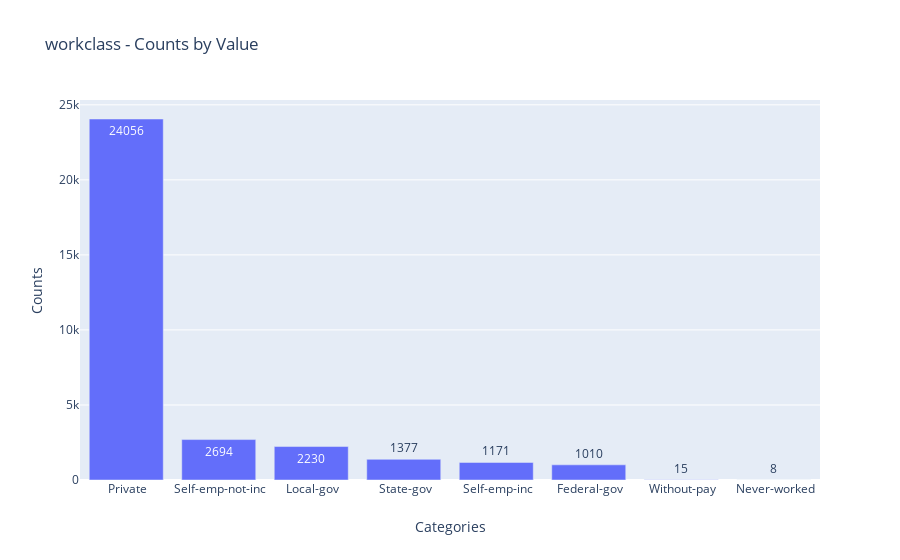
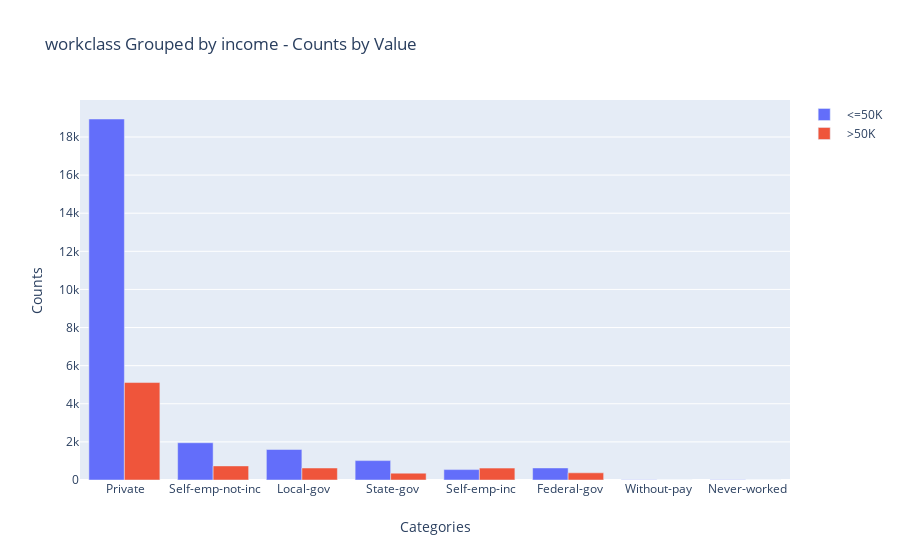
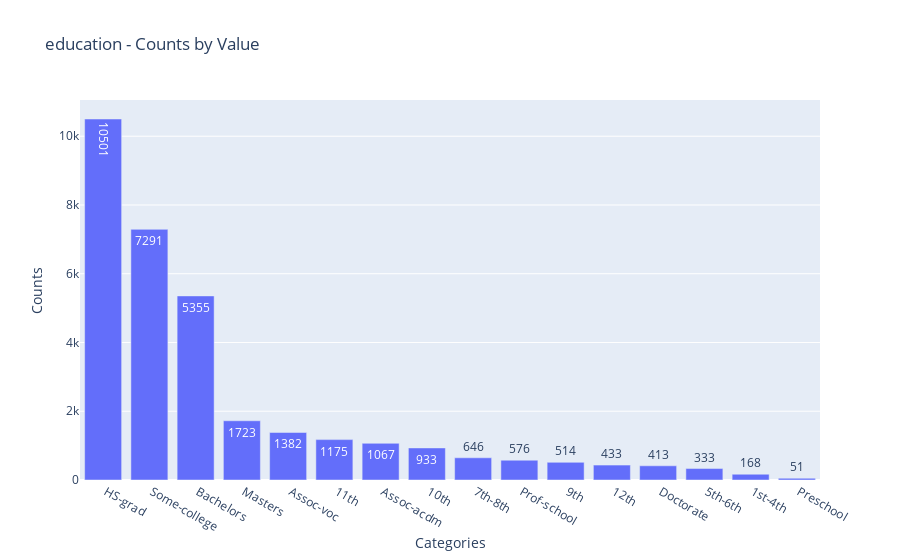
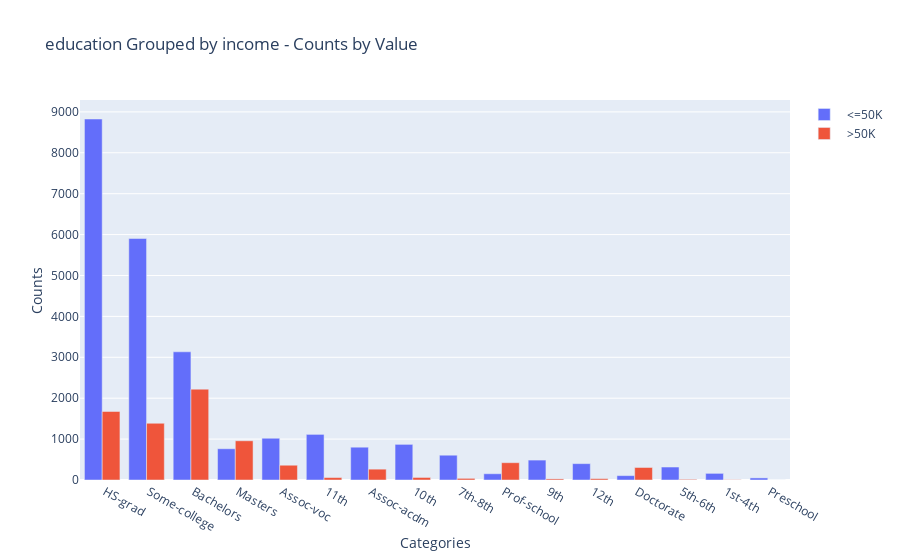

Source (notebook cell) for these figures, in order:
### Markdown cell above
__Categorical Attributes__

### Code cell
for feat in adult_df.drop('income', 1).select_dtypes('category'):
    bar_chart(adult_df, feat)
    grouped_bar_chart(adult_df, feat, 'income')
    print('\n')
    print('-' * 72)
    print('\n')

### Figure 1 — Plotly figure (JSON) as saved in the notebook; plotly's stock layout.template omitted (floating-point values rounded to 4 significant figures)
{"data": [{"text": ["24056", "2694", "2230", "1377", "1171", "1010", "15", "8"], "textposition": "auto", "type": "bar", "x": [" Private", " Self-emp-not-inc", " Local-gov", " State-gov", " Self-emp-inc", " Federal-gov", " Without-pay", " Never-worked"], "y": [24056, 2694, 2230, 1377, 1171, 1010, 15, 8]}], "layout": {"title": {"text": "workclass - Counts by Value"}, "xaxis": {"title": {"text": "Categories"}}, "yaxis": {"title": {"text": "Counts"}}}}

### Figure 2 — Plotly figure (JSON) as saved in the notebook; plotly's stock layout.template omitted (floating-point values rounded to 4 significant figures)
{"data": [{"name": " <=50K", "type": "bar", "x": [" Private", " Self-emp-not-inc", " Local-gov", " State-gov", " Self-emp-inc", " Federal-gov", " Without-pay", " Never-worked"], "y": [18943, 1955, 1601, 1018, 547, 633, 15, 8]}, {"name": " >50K", "type": "bar", "x": [" Private", " Self-emp-not-inc", " Local-gov", " State-gov", " Self-emp-inc", " Federal-gov", " Without-pay", " Never-worked"], "y": [5113, 739, 629, 359, 624, 377, 0, 0]}], "layout": {"barmode": "group", "title": {"text": "workclass Grouped by income - Counts by Value"}, "xaxis": {"title": {"text": "Categories"}}, "yaxis": {"title": {"text": "Counts"}}}}

### Figure 3 — Plotly figure (JSON) as saved in the notebook; plotly's stock layout.template omitted (floating-point values rounded to 4 significant figures)
{"data": [{"text": ["10501", "7291", "5355", "1723", "1382", "1175", "1067", "933", "646", "576", "514", "433", "413", "333", "168", "51"], "textposition": "auto", "type": "bar", "x": [" HS-grad", " Some-college", " Bachelors", " Masters", " Assoc-voc", " 11th", " Assoc-acdm", " 10th", " 7th-8th", " Prof-school", " 9th", " 12th", " Doctorate", " 5th-6th", " 1st-4th", " Preschool"], "y": [10501, 7291, 5355, 1723, 1382, 1175, 1067, 933, 646, 576, 514, 433, 413, 333, 168, 51]}], "layout": {"title": {"text": "education - Counts by Value"}, "xaxis": {"title": {"text": "Categories"}}, "yaxis": {"title": {"text": "Counts"}}}}

### Figure 4 — Plotly figure (JSON) as saved in the notebook; plotly's stock layout.template omitted (floating-point values rounded to 4 significant figures)
{"data": [{"name": " <=50K", "type": "bar", "x": [" HS-grad", " Some-college", " Bachelors", " Masters", " Assoc-voc", " 11th", " Assoc-acdm", " 10th", " 7th-8th", " Prof-school", " 9th", " 12th", " Doctorate", " 5th-6th", " 1st-4th", " Preschool"], "y": [8826, 5904, 3134, 764, 1021, 1115, 802, 871, 606, 153, 487, 400, 107, 317, 162, 51]}, {"name": " >50K", "type": "bar", "x": [" HS-grad", " Some-college", " Bachelors", " Masters", " Assoc-voc", " 11th", " Assoc-acdm", " 10th", " 7th-8th", " Prof-school", " 9th", " 12th", " Doctorate", " 5th-6th", " 1st-4th", " Preschool"], "y": [1675, 1387, 2221, 959, 361, 60, 265, 62, 40, 423, 27, 33, 306, 16, 6, 0]}], "layout": {"barmode": "group", "title": {"text": "education Grouped by income - Counts by Value"}, "xaxis": {"title": {"text": "Categories"}}, "yaxis": {"title": {"text": "Counts"}}}}
